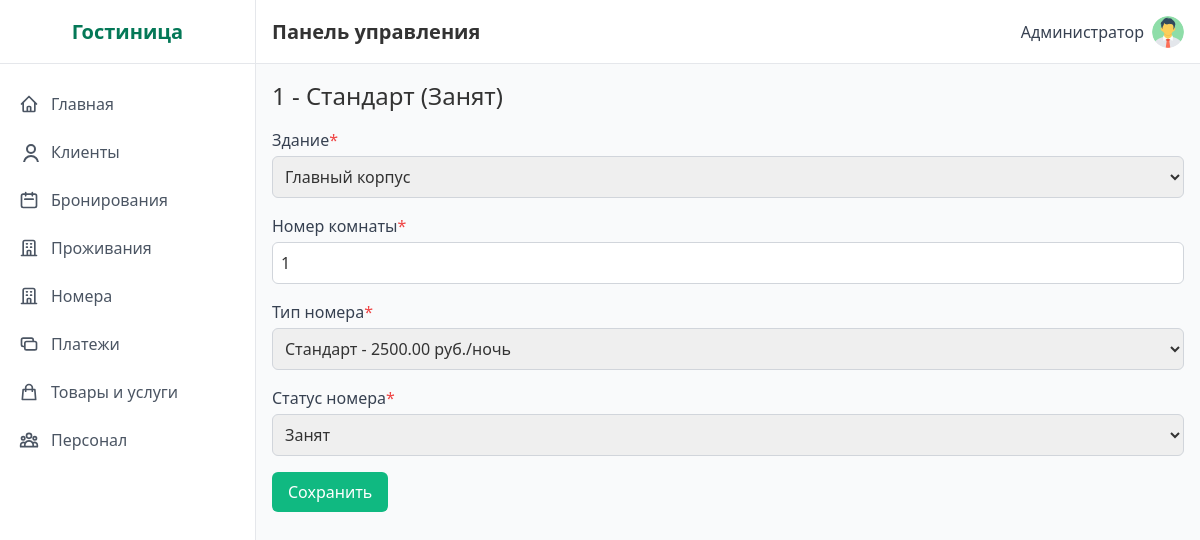
/rooms/1/edit/ (signed in), run on the app's committed database.
### hotel/models.py (models this page shows, shortened)
class Room(models.Model):
    ROOM_STATUS_CHOICES = [
        ('Свободен', 'Свободен'),
        ('Занят', 'Занят'),
        ('На обслуживании', 'На обслуживании'),
        ('Требует уборки', 'Требует уборки'),
    ]
    room_type = models.ForeignKey(RoomType, on_delete=models.CASCADE, verbose_name='Тип номера', related_name='rooms')
    status = models.CharField('Статус номера', max_length=50, choices=ROOM_STATUS_CHOICES, default='Свободен')
    building = models.ForeignKey(Building, on_delete=models.CASCADE, verbose_name='Здание', related_name='rooms')
    room_number = models.CharField('Номер комнаты', max_length=20)
    class Meta:
        verbose_name = 'Номер'
        verbose_name_plural = 'Номера'
        unique_together = ['building', 'room_number']
    def __str__(self):
        return f"{self.room_number} - {self.room_type.name} ({self.status})"

class RoomType(models.Model):
    name = models.CharField('Название типа', max_length=100)
    price_per_night = models.DecimalField('Стоимость за ночь', max_digits=10, decimal_places=2)
    class Meta:
        verbose_name = 'Тип номера'
        verbose_name_plural = 'Типы номеров'
    def __str__(self):
        return f"{self.name} - {self.price_per_night} руб./ночь"

### hotel/views.py (the view)
# urls.py: path('rooms/<int:pk>/edit/', views.RoomUpdateView.as_view(), name='room_edit'),
class RoomUpdateView(ProtectedView, UpdateView):
    model = Room
    form_class = RoomForm
    template_name = 'hotel/room_form.html'
    success_url = reverse_lazy('room_list')

### hotel/forms.py
class RoomForm(forms.ModelForm):
    class Meta:
        model = Room
        fields = ['building', 'room_number', 'room_type', 'status']
        widgets = {
            'building': forms.Select(attrs=DEFAULT_SELECT),
            'room_number': forms.TextInput(attrs=DEFAULT_TEXT_INPUT),
            'room_type': forms.Select(attrs=DEFAULT_SELECT),
            'status': forms.Select(attrs=DEFAULT_SELECT),
        }

### hotel/models.py (called while the page is built)
    def __str__(self):
        return self.name

### templates/hotel/room_form.html (shortened to what this page needs)
{% extends 'base.html' %}
{% load static %}
{% block content %}
  <h2 class="text-2xl mb-4">
    {{ view.object|default_if_none:"Новый номер" }}
  </h2>
  <form method="post" class="space-y-4">
    {% for field in form %}
      <div>
        <label for="{{ field.id_for_label }}" class="block text-gray-700 mb-1">
          {{ field.label }}{% if field.field.required %}<span class="text-red-500">*</span>{% endif %}
        </label>
        {{ field }}
      </div>
    {% endfor %}
    <button type="submit" class="btn-primary">Сохранить</button>
  </form>
{% endblock %}

### templates/base.html (shortened to what this page needs)
{% load static %}
<!DOCTYPE html>
<html lang="ru">
<head>
  <link href="https://cdnjs.cloudflare.com/ajax/libs/tailwindcss/2.2.19/tailwind.min.css" rel="stylesheet">
  <link href="{% static 'css/style.css' %}" rel="stylesheet">
</head>
<body class="flex h-screen bg-gray-50">
  {% if request.user.is_authenticated %}
<div class="sidebar w-64 flex-shrink-0 hidden md:block" id="sidebar">
  <div class="sidebar-brand flex items-center justify-center h-16 border-b border-gray-200">
    <h2 class="text-xl font-semibold text-green-700">Гостиница</h2>
  </div>
  <div class="py-4">
    <a href="{% url 'dashboard' %}"
       class="sidebar-link {% if request.resolver_match.url_name == 'dashboard' %}active{% endif %}">
      <span class="flex items-center">
        <svg class="w-5 h-5 mr-3" fill="none" stroke="currentColor" viewBox="0 0 24 24">
          <path stroke-linecap="round" stroke-linejoin="round" stroke-width="2"
                d="M3 12l2-2m0 0l7-7 7 7M5 10v10a1 1 0 001 1h3m10-11l2 2m-2-2v10a1 1 0
                   01-1 1h-3m-6 0a1 1 0 001-1v-4a1 1 0 011-1h2a1 1 0 011 1v4a1 1 0
                   001 1m-6 0h6"/>
        </svg>
        Главная
      </span>
    </a>
    <a href="{% url 'client_list' %}"
       class="sidebar-link {% if request.resolver_match.url_name == 'client_list' %}active{% endif %}">
      <span class="flex items-center">
        <svg class="w-5 h-5 mr-3" fill="none" stroke="currentColor" viewBox="0 0 24 24 desalination">
          <path stroke-linecap="round" stroke-linejoin="round" stroke-width="2"
                d="M16 7a4 4 0 11-8 0 4 4 0 018 0zM12 14a7 7 0
                   00-7 7h14a7 7 0 00-7-7z"/>
        </svg>
        Клиенты
      </span>
    </a>
    <a href="{% url 'booking_list' %}"
       class="sidebar-link {% if request.resolver_match.url_name == 'booking_list' %}active{% endif %}">
      <span class="flex items-center">
        <svg class="w-5 h-5 mr-3" fill="none" stroke="currentColor" viewBox="0 0 24 24">
          <path stroke-linecap="round" stroke-linejoin="round" stroke-width="2"
                d="M8 7V3m8 4V3m-9 8h10M5 21h14a2
                   2 0 002-2V7a2 2 0 00-2-2H5a2 2 0
                   00-2 2v12a2 2 0 002 2z"/>
        </svg>
        Бронирования
      </span>
    </a>
    <a href="{% url 'accommodation_list' %}"
       class="sidebar-link {% if request.resolver_match.url_name == 'accommodation_list' %}active{% endif %}">
      <span class="flex items-center">
        <svg class="w-5 h-5 mr-3" fill="none" stroke="currentColor" viewBox="0 0 24 24">
          <path stroke-linecap="round" stroke-linejoin="round" stroke-width="2"
                d="M19 21V5a2 2 0 00-2-2H7a2 2 0
                   00-2 2v16m14 0h2m-2 0h-5m-9 0H3m2
                   0h5M9 7h1m-1 4h1m4-4h1m-1
                   4h1m-5 10v-5a1 1 0 011-1h2a1
                   1 0 011 1v5m-4 0h4"/>
        </svg>
        Проживания
      </span>
    </a>
    <a href="{% url 'room_list' %}"
       class="sidebar-link {% if request.resolver_match.url_name == 'room_list' %}active{% endif %}">
      <span class="flex items-center">
        <svg class="w-5 h-5 mr-3" fill="none" stroke="currentColor" viewBox="0 0 24 24">
          <path stroke-linecap="round" stroke-linejoin="round" stroke-width="2"
                d="M19 21V5a2 2 0 00-2-2H7a2 2 0
                   00-2 2v16m14 0h2m-2 0h-5m-9 0H3m2
                   0h5M9 7h1m-1 4h1m4-4h1m-1
                   4h1m-5 10v-5a1 1 0 011-1h2a1
                   1 0 011 1v5m-4 0h4"/>
        </svg>
        Номера
      </span>
    </a>
    <a href="{% url 'payment_list' %}"
       class="sidebar-link {% if request.resolver_match.url_name == 'payment_list' %}active{% endif %}">
      <span class="flex items-center">
        <svg class="w-5 h-5 mr-3" fill="none" stroke="currentColor" viewBox="0 0 24 24">
          <path stroke-linecap="round" stroke-linejoin="round" stroke-width="2"
                d="M17 9V7a2 2 0 00-2-2H5a2
                   2 0 00-2 2v6a2 2 0 002 2h2m2
                   4h10a2 2 0 002-2v-6a2 2 0
                   00-2-2H9a2 2 0 00-2 2v6a2
                   2 0 002 2z"/>
        </svg>
        Платежи
      </span>
    </a>
    <a href="{% url 'inventory_orders' %}"
       class="sidebar-link {% if request.resolver_match.url_name == 'inventory_orders' %}active{% endif %}">
      <span class="flex items-center">
        <svg class="w-5 h-5 mr-3" fill="none" stroke="currentColor" viewBox="0 0 24 24">
          <path stroke-linecap="round" stroke-linejoin="round" stroke-width="2"
                d="M16 11V7a4 4 0 00-8 0v4M5
                   9h14l1 12H4L5 9z"/>
        </svg>
        Товары и услуги
      </span>
    </a>
    <a href="{% url 'employee_list' %}"
       class="sidebar-link {% if request.resolver_match.url_name == 'employee_list' %}active{% endif %}">
      <span class="flex items-center">
        Персонал
      </span>
    </a>
  </div>
</div>
{% endif %}
    <div class="flex-1 flex flex-col overflow-hidden">
        <header class="header flex items-center justify-between h-16 px-4 border-b border-gray-200">
            <div class="flex items-center">
                <h1 class="text-xl font-semibold">Панель управления</h1>
            </div>
            <div class="flex items-center space-x-4">
{% if request.user.is_authenticated %}
<div class="relative inline-block text-left">
  <button id="userMenuButton"
          class="flex items-center space-x-2 focus:outline-none">
    <span class="text-gray-700">
      {{ request.user.get_full_name|default:request.user.username }}
    </span>
    <img src="{{ request.user.profile.avatar_url|default:'/static/images/default-avatar.png' }}"
         alt="Аватар"
         class="w-8 h-8 rounded-full object-cover">
  </button>
</div>
{% endif %}
</div>
        </header>
        <main class="flex-1 overflow-y-auto p-4 bg-gray-50">
            {% block content %}{% endblock %}
        </main>
    </div>
</body>
</html>

### static/css/style.css (style rules this page uses)
:root { --primary-green: #10b981; --dark-green: #047857; --light-green: #a7f3d0; --bg-green: #ecfdf5; --border-gray: #e5e7eb; }
body { font-family: 'Segoe UI', Tahoma, Geneva, Verdana, sans-serif; background-color: var(--bg-green); color: #333; }
.sidebar { background-color: white; border-right: 1px solid var(--border-gray); }
.sidebar > div:first-child { border-bottom: 1px solid var(--border-gray); }
.sidebar-link { display: block; padding: 0.75rem 1rem; color: #4b5563; border-left: 3px solid transparent; transition: background-color .2s, border-color .2s; }
.sidebar .sidebar-brand { width: 100%; border-bottom: 1px solid var(--border-gray); }
.header { background-color: white; border-bottom: 1px solid var(--border-gray); box-shadow: 0 1px 3px rgba(0,0,0,0.05); }
.btn-primary { background-color: var(--primary-green); color: white; padding: 0.5rem 1rem; border-radius: 0.375rem; font-weight: 500; transition: background-color .2s; display: inline-block; text-decoration: none; }
input[type="text"], input[type="email"], input[type="date"], input[type="number"], select, textarea { border: 1px solid #d1d5db; border-radius: 0.375rem; padding: 0.5rem; width: 100%; font-size: 1rem; transition: border-color .2s; }
.mb-4 { margin-bottom: 1rem !important; }
.rounded { border-radius: 0.375rem !important; }

### data on the page
Room: object "1 - Стандарт (Занят)", form "Главный корпус" "1" "Стандарт - 2500.00 руб./ночь" "Занят"

### other printed values
{{ request.user.get_full_name|default:request.user.username }} "Администратор"
{{ field.label }} "Здание" "Номер комнаты" "Тип номера" "Статус номера"
